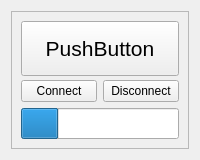
<?xml version="1.0" encoding="UTF-8"?>
<ui version="4.0">
 <class>ClientStatus</class>
 <widget class="QWidget" name="ClientStatus">
  <property name="geometry">
   <rect>
    <x>0</x>
    <y>0</y>
    <width>200</width>
    <height>160</height>
   </rect>
  </property>
  <property name="minimumSize">
   <size>
    <width>200</width>
    <height>160</height>
   </size>
  </property>
  <property name="maximumSize">
   <size>
    <width>200</width>
    <height>160</height>
   </size>
  </property>
  <property name="windowTitle">
   <string>Form</string>
  </property>
  <layout class="QGridLayout" name="gridLayout">
   <item row="0" column="0">
    <widget class="QFrame" name="frame">
     <property name="frameShape">
      <enum>QFrame::StyledPanel</enum>
     </property>
     <property name="frameShadow">
      <enum>QFrame::Raised</enum>
     </property>
     <layout class="QGridLayout" name="gridLayout_2">
      <item row="0" column="0">
       <widget class="QPushButton" name="clientStatus_dialog_button">
        <property name="minimumSize">
         <size>
          <width>121</width>
          <height>55</height>
         </size>
        </property>
        <property name="font">
         <font>
          <pointsize>16</pointsize>
         </font>
        </property>
        <property name="text">
         <string>PushButton</string>
        </property>
       </widget>
      </item>
      <item row="1" column="0">
       <layout class="QHBoxLayout" name="horizontalLayout">
        <item>
         <widget class="QPushButton" name="connect_button">
          <property name="text">
           <string>Connect</string>
          </property>
         </widget>
        </item>
        <item>
         <widget class="QPushButton" name="disconnect_button">
          <property name="text">
           <string>Disconnect</string>
          </property>
         </widget>
        </item>
       </layout>
      </item>
      <item row="2" column="0">
       <widget class="QProgressBar" name="clientStatus_progress_bar">
        <property name="minimumSize">
         <size>
          <width>121</width>
          <height>31</height>
         </size>
        </property>
        <property name="value">
         <number>24</number>
        </property>
        <property name="format">
         <string/>
        </property>
       </widget>
      </item>
     </layout>
    </widget>
   </item>
  </layout>
 </widget>
 <resources/>
 <connections/>
</ui>
